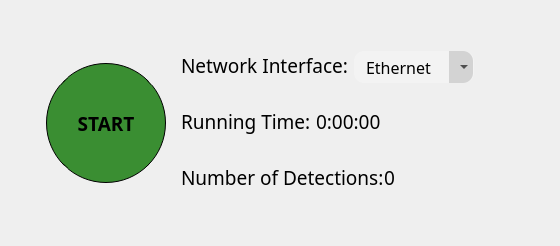
                     <widget class="QFrame" name="startHorizontalFrame">
                      <property name="styleSheet">
                       <string notr="true">#startHorizontalFrame {
   background-color: transparent;
   color: black;
}</string>
                      </property>
                      <layout class="QHBoxLayout" name="horizontalLayout_3">
                       <property name="spacing">
                        <number>15</number>
                       </property>
                       <property name="leftMargin">
                        <number>6</number>
                       </property>
                       <property name="rightMargin">
                        <number>6</number>
                       </property>
                       <property name="bottomMargin">
                        <number>10</number>
                       </property>
                       <item>
                        <spacer name="horizontalSpacer_16">
                         <property name="orientation">
                          <enum>Qt::Horizontal</enum>
                         </property>
                         <property name="sizeHint" stdset="0">
                          <size>
                           <width>40</width>
                           <height>20</height>
                          </size>
                         </property>
                        </spacer>
                       </item>
                       <item>
                        <widget class="QPushButton" name="startStopPushButton">
                         <property name="sizePolicy">
                          <sizepolicy hsizetype="Minimum" vsizetype="Fixed">
                           <horstretch>0</horstretch>
                           <verstretch>0</verstretch>
                          </sizepolicy>
                         </property>
                         <property name="minimumSize">
                          <size>
                           <width>120</width>
                           <height>120</height>
                          </size>
                         </property>
                         <property name="maximumSize">
                          <size>
                           <width>120</width>
                           <height>120</height>
                          </size>
                         </property>
                         <property name="font">
                          <font>
                           <family>Cairo</family>
                           <pointsize>14</pointsize>
                           <weight>75</weight>
                           <bold>true</bold>
                          </font>
                         </property>
                         <property name="cursor">
                          <cursorShape>PointingHandCursor</cursorShape>
                         </property>
                         <property name="toolTip">
                          <string>&lt;html&gt;&lt;head/&gt;&lt;body&gt;&lt;p&gt;Start/Stop Scanning&lt;/p&gt;&lt;/body&gt;&lt;/html&gt;</string>
                         </property>
                         <property name="styleSheet">
                          <string notr="true">#startStopPushButton {
    border-radius: 60px;
    background-color: #3A8E32;
    border: 1px solid black;
    color: black;
    font-weight: bold;
}

#startStopPushButton:hover {
     background-color: #4D9946;
}

#startStopPushButton:pressed {
     background-color: #2E7128;
}</string>
                         </property>
                         <property name="text">
                          <string>START</string>
                         </property>
                        </widget>
                       </item>
                       <item>
                        <widget class="QFrame" name="startInfoVerticalFrame">
                         <property name="styleSheet">
                          <string notr="true">#startInfoVerticalFrame {
	background-color: transparent;
	color: #f3f3f3;
}</string>
                         </property>
                         <layout class="QVBoxLayout" name="verticalLayout_5">
                          <property name="spacing">
                           <number>20</number>
                          </property>
                          <property name="leftMargin">
                           <number>0</number>
                          </property>
                          <property name="topMargin">
                           <number>0</number>
                          </property>
                          <property name="rightMargin">
                           <number>0</number>
                          </property>
                          <property name="bottomMargin">
                           <number>0</number>
                          </property>
                          <item>
                           <spacer name="verticalSpacer">
                            <property name="orientation">
                             <enum>Qt::Vertical</enum>
                            </property>
                            <property name="sizeHint" stdset="0">
                             <size>
                              <width>20</width>
                              <height>40</height>
                             </size>
                            </property>
                           </spacer>
                          </item>
                          <item>
                           <widget class="QFrame" name="networlInterfaceHorizontalFrame">
                            <property name="minimumSize">
                             <size>
                              <width>0</width>
                              <height>35</height>
                             </size>
                            </property>
                            <property name="maximumSize">
                             <size>
                              <width>500</width>
                              <height>35</height>
                             </size>
                            </property>
                            <property name="layoutDirection">
                             <enum>Qt::LeftToRight</enum>
                            </property>
                            <property name="styleSheet">
                             <string notr="true">#networlInterfaceHorizontalFrame {
	background-color: transparent;
	color: #f3f3f3;
}</string>
                            </property>
                            <layout class="QHBoxLayout" name="horizontalLayout_19">
                             <property name="spacing">
                              <number>6</number>
                             </property>
                             <property name="leftMargin">
                              <number>0</number>
                             </property>
                             <property name="topMargin">
                              <number>0</number>
                             </property>
                             <property name="rightMargin">
                              <number>0</number>
                             </property>
                             <property name="bottomMargin">
                              <number>4</number>
                             </property>
                             <item>
                              <widget class="QLabel" name="networkInterfaceLabel">
                               <property name="minimumSize">
                                <size>
                                 <width>160</width>
                                 <height>30</height>
                                </size>
                               </property>
                               <property name="maximumSize">
                                <size>
                                 <width>16777215</width>
                                 <height>30</height>
                                </size>
                               </property>
                               <property name="font">
                                <font>
                                 <family>Cairo</family>
                                 <pointsize>14</pointsize>
                                 <weight>50</weight>
                                 <bold>false</bold>
                                </font>
                               </property>
                               <property name="styleSheet">
                                <string notr="true">#networkInterfaceLabel {
	background-color: transparent;
	color: black;
}</string>
                               </property>
                               <property name="text">
                                <string>Network Interface:</string>
                               </property>
                               <property name="alignment">
                                <set>Qt::AlignLeading|Qt::AlignLeft|Qt::AlignVCenter</set>
                               </property>
                               <property name="wordWrap">
                                <bool>false</bool>
                               </property>
                               <property name="textInteractionFlags">
                                <set>Qt::LinksAccessibleByMouse|Qt::TextSelectableByMouse</set>
                               </property>
                              </widget>
                             </item>
                             <item>
                              <widget class="QFrame" name="networkInterfaceComboBoxFrame">
                               <property name="minimumSize">
                                <size>
                                 <width>120</width>
                                 <height>32</height>
                                </size>
                               </property>
                               <property name="maximumSize">
                                <size>
                                 <width>120</width>
                                 <height>32</height>
                                </size>
                               </property>
                               <property name="font">
                                <font>
                                 <family>Cairo</family>
                                 <pointsize>12</pointsize>
                                </font>
                               </property>
                               <property name="styleSheet">
                                <string notr="true">#networkInterfaceComboBoxFrame {
    background-color: #f3f3f3;
    color: black;
    border: 2px transparent; 
    border-radius: 10px;
    padding-left: 5px;
    height: 29px;
}</string>
                               </property>
                               <property name="frameShape">
                                <enum>QFrame::StyledPanel</enum>
                               </property>
                               <property name="frameShadow">
                                <enum>QFrame::Raised</enum>
                               </property>
                               <widget class="QFrame" name="networkInterfaceComboBoxFrameArrow">
                                <property name="geometry">
                                 <rect>
                                  <x>95</x>
                                  <y>0</y>
                                  <width>24</width>
                                  <height>32</height>
                                 </rect>
                                </property>
                                <property name="minimumSize">
                                 <size>
                                  <width>24</width>
                                  <height>32</height>
                                 </size>
                                </property>
                                <property name="maximumSize">
                                 <size>
                                  <width>22</width>
                                  <height>32</height>
                                 </size>
                                </property>
                                <property name="font">
                                 <font>
                                  <family>Cairo</family>
                                  <pointsize>12</pointsize>
                                 </font>
                                </property>
                                <property name="styleSheet">
                                 <string notr="true">#networkInterfaceComboBoxFrameArrow {
    background-color: lightgray;
    color: black;
    border-top-right-radius: 10px;
    border-bottom-right-radius: 10px;
    padding-left: 10px;
}</string>
                                </property>
                                <property name="frameShape">
                                 <enum>QFrame::StyledPanel</enum>
                                </property>
                                <property name="frameShadow">
                                 <enum>QFrame::Raised</enum>
                                </property>
                               </widget>
                               <widget class="QComboBox" name="networkInterfaceComboBox">
                                <property name="geometry">
                                 <rect>
                                  <x>0</x>
                                  <y>0</y>
                                  <width>120</width>
                                  <height>32</height>
                                 </rect>
                                </property>
                                <property name="minimumSize">
                                 <size>
                                  <width>120</width>
                                  <height>32</height>
                                 </size>
                                </property>
                                <property name="maximumSize">
                                 <size>
                                  <width>120</width>
                                  <height>32</height>
                                 </size>
                                </property>
                                <property name="font">
                                 <font>
                                  <family>Cairo</family>
                                  <pointsize>12</pointsize>
                                 </font>
                                </property>
                                <property name="cursor">
                                 <cursorShape>PointingHandCursor</cursorShape>
                                </property>
                                <property name="toolTip">
                                 <string>&lt;html&gt;&lt;head/&gt;&lt;body&gt;&lt;p&gt;Choose your network interface&lt;/p&gt;&lt;/body&gt;&lt;/html&gt;</string>
                                </property>
                                <property name="styleSheet">
                                 <string notr="true">#networkInterfaceComboBox {
    background-color: transparent;
    border-radius: 10px;
    border-style: outset;
    border-width: 2px;
    border-color: transparent;	
    padding: 4px;
	padding-left: 10px;
    color: black;
}

#networkInterfaceComboBox QAbstractItemView {
    background-color:  rgb(245,245,245);
    selection-background-color: rgb(95, 97, 109);
    color: rgb(0, 0, 0);    
    padding: 10px;
    /*background-radius: 10px;
    border-radius: 10px;*/
    padding-left: 5px;
    padding-right: 5px;
}

#networkInterfaceComboBox QListView{
    outline: 0px;
}</string>
                                </property>
                                <item>
                                 <property name="text">
                                  <string>Ethernet</string>
                                 </property>
                                </item>
                                <item>
                                 <property name="text">
                                  <string>Wi-Fi</string>
                                 </property>
                                </item>
                                <item>
                                 <property name="text">
                                  <string>eth0</string>
                                 </property>
                                </item>
                                <item>
                                 <property name="text">
                                  <string>wlan0</string>
                                 </property>
                                </item>
                               </widget>
                              </widget>
                             </item>
                             <item>
                              <spacer name="horizontalSpacer_13">
                               <property name="orientation">
                                <enum>Qt::Horizontal</enum>
                               </property>
                               <property name="sizeHint" stdset="0">
                                <size>
                                 <width>40</width>
                                 <height>20</height>
                                </size>
                               </property>
                              </spacer>
                             </item>
                            </layout>
                           </widget>
                          </item>
                          <item>
                           <widget class="QFrame" name="runningTimeHorizontalFrame">
                            <property name="minimumSize">
                             <size>
                              <width>0</width>
                              <height>35</height>
                             </size>
                            </property>
                            <property name="maximumSize">
                             <size>
                              <width>500</width>
                              <height>35</height>
                             </size>
                            </property>
                            <property name="layoutDirection">
                             <enum>Qt::LeftToRight</enum>
                            </property>
                            <property name="styleSheet">
                             <string notr="true">#runningTimeHorizontalFrame {
	background-color: transparent;
	color: #f3f3f3;
}</string>
                            </property>
                            <layout class="QHBoxLayout" name="horizontalLayout_4">
                             <property name="spacing">
                              <number>0</number>
                             </property>
                             <property name="leftMargin">
                              <number>0</number>
                             </property>
                             <property name="topMargin">
                              <number>0</number>
                             </property>
                             <property name="rightMargin">
                              <number>0</number>
                             </property>
                             <property name="bottomMargin">
                              <number>3</number>
                             </property>
                             <item>
                              <widget class="QLabel" name="runningTimeLabel">
                               <property name="minimumSize">
                                <size>
                                 <width>135</width>
                                 <height>30</height>
                                </size>
                               </property>
                               <property name="maximumSize">
                                <size>
                                 <width>16777215</width>
                                 <height>30</height>
                                </size>
                               </property>
                               <property name="font">
                                <font>
                                 <family>Cairo</family>
                                 <pointsize>14</pointsize>
                                 <weight>50</weight>
                                 <bold>false</bold>
                                </font>
                               </property>
                               <property name="styleSheet">
                                <string notr="true">#runningTimeLabel {
	background-color: transparent;
	color: black;
}</string>
                               </property>
                               <property name="text">
                                <string>Running Time:</string>
                               </property>
                               <property name="alignment">
                                <set>Qt::AlignLeading|Qt::AlignLeft|Qt::AlignVCenter</set>
                               </property>
                               <property name="wordWrap">
                                <bool>false</bool>
                               </property>
                               <property name="textInteractionFlags">
                                <set>Qt::LinksAccessibleByMouse|Qt::TextSelectableByMouse</set>
                               </property>
                              </widget>
                             </item>
                             <item>
                              <widget class="QLabel" name="runningTimeCounter">
                               <property name="minimumSize">
                                <size>
                                 <width>120</width>
                                 <height>30</height>
                                </size>
                               </property>
                               <property name="maximumSize">
                                <size>
                                 <width>120</width>
                                 <height>30</height>
                                </size>
                               </property>
                               <property name="font">
                                <font>
                                 <family>Cairo</family>
                                 <pointsize>14</pointsize>
                                 <weight>50</weight>
                                 <bold>false</bold>
                                </font>
                               </property>
                               <property name="toolTip">
                                <string>&lt;html&gt;&lt;head/&gt;&lt;body&gt;&lt;p&gt;Elapsed time since scan started&lt;/p&gt;&lt;/body&gt;&lt;/html&gt;</string>
                               </property>
                               <property name="styleSheet">
                                <string notr="true">#runningTimeCounter {
	background-color: transparent;
	color: black;
}</string>
                               </property>
                               <property name="text">
                                <string>0:00:00</string>
                               </property>
                               <property name="alignment">
                                <set>Qt::AlignLeading|Qt::AlignLeft|Qt::AlignVCenter</set>
                               </property>
                               <property name="wordWrap">
                                <bool>false</bool>
                               </property>
                               <property name="textInteractionFlags">
                                <set>Qt::LinksAccessibleByMouse|Qt::TextSelectableByMouse</set>
                               </property>
                              </widget>
                             </item>
                             <item>
                              <spacer name="horizontalSpacer_2">
                               <property name="orientation">
                                <enum>Qt::Horizontal</enum>
                               </property>
                               <property name="sizeHint" stdset="0">
                                <size>
                                 <width>40</width>
                                 <height>20</height>
                                </size>
                               </property>
                              </spacer>
                             </item>
                            </layout>
                           </widget>
                          </item>
                          <item>
                           <widget class="QFrame" name="numberOfDetectionsHorizontalFrame">
                            <property name="minimumSize">
                             <size>
                              <width>0</width>
                              <height>35</height>
                             </size>
                            </property>
                            <property name="maximumSize">
                             <size>
                              <width>500</width>
                              <height>35</height>
                             </size>
                            </property>
                            <property name="styleSheet">
                             <string notr="true">#numberOfDetectionsHorizontalFrame {
	background-color: transparent;
	color: #f3f3f3;
}</string>
                            </property>
                            <layout class="QHBoxLayout" name="horizontalLayout_5">
                             <property name="spacing">
                              <number>0</number>
                             </property>
                             <property name="leftMargin">
                              <number>0</number>
                             </property>
                             <property name="topMargin">
                              <number>0</number>
                             </property>
                             <property name="rightMargin">
                              <number>0</number>
                             </property>
                             <property name="bottomMargin">
                              <number>0</number>
                             </property>
                             <item>
                              <widget class="QLabel" name="numberOfDetectionsLabel">
                               <property name="minimumSize">
                                <size>
                                 <width>190</width>
                                 <height>30</height>
                                </size>
                               </property>
                               <property name="maximumSize">
                                <size>
                                 <width>16777215</width>
                                 <height>30</height>
                                </size>
                               </property>
                               <property name="font">
                                <font>
                                 <family>Cairo</family>
                                 <pointsize>14</pointsize>
                                 <weight>50</weight>
                                 <bold>false</bold>
                                </font>
                               </property>
                               <property name="styleSheet">
                                <string notr="true">#numberOfDetectionsLabel {
	background-color: transparent;
	color: black;
}</string>
                               </property>
                               <property name="text">
                                <string>Number of Detections:</string>
                               </property>
                               <property name="alignment">
                                <set>Qt::AlignLeading|Qt::AlignLeft|Qt::AlignVCenter</set>
                               </property>
                               <property name="wordWrap">
                                <bool>false</bool>
                               </property>
                               <property name="textInteractionFlags">
                                <set>Qt::LinksAccessibleByMouse|Qt::TextSelectableByMouse</set>
                               </property>
                              </widget>
                             </item>
                             <item>
                              <widget class="QLabel" name="numberOfDetectionsCounter">
                               <property name="minimumSize">
                                <size>
                                 <width>60</width>
                                 <height>30</height>
                                </size>
                               </property>
                               <property name="maximumSize">
                                <size>
                                 <width>60</width>
                                 <height>30</height>
                                </size>
                               </property>
                               <property name="font">
                                <font>
                                 <family>Cairo</family>
                                 <pointsize>14</pointsize>
                                 <weight>50</weight>
                                 <bold>false</bold>
                                </font>
                               </property>
                               <property name="toolTip">
                                <string>&lt;html&gt;&lt;head/&gt;&lt;body&gt;&lt;p&gt;Number of detected attacks&lt;/p&gt;&lt;/body&gt;&lt;/html&gt;</string>
                               </property>
                               <property name="styleSheet">
                                <string notr="true">#numberOfDetectionsCounter {
	background-color: transparent;
	color: black;
}</string>
                               </property>
                               <property name="text">
                                <string>0</string>
                               </property>
                               <property name="alignment">
                                <set>Qt::AlignLeading|Qt::AlignLeft|Qt::AlignVCenter</set>
                               </property>
                               <property name="wordWrap">
                                <bool>false</bool>
                               </property>
                               <property name="textInteractionFlags">
                                <set>Qt::LinksAccessibleByMouse|Qt::TextSelectableByMouse</set>
                               </property>
                              </widget>
                             </item>
                             <item>
                              <spacer name="horizontalSpacer_3">
                               <property name="orientation">
                                <enum>Qt::Horizontal</enum>
                               </property>
                               <property name="sizeHint" stdset="0">
                                <size>
                                 <width>40</width>
                                 <height>20</height>
                                </size>
                               </property>
                              </spacer>
                             </item>
                            </layout>
                           </widget>
                          </item>
                          <item>
                           <spacer name="verticalSpacer_3">
                            <property name="orientation">
                             <enum>Qt::Vertical</enum>
                            </property>
                            <property name="sizeHint" stdset="0">
                             <size>
                              <width>20</width>
                              <height>40</height>
                             </size>
                            </property>
                           </spacer>
                          </item>
                         </layout>
                        </widget>
                       </item>
                       <item>
                        <spacer name="horizontalSpacer_17">
                         <property name="orientation">
                          <enum>Qt::Horizontal</enum>
                         </property>
                         <property name="sizeHint" stdset="0">
                          <size>
                           <width>40</width>
                           <height>20</height>
                          </size>
                         </property>
                        </spacer>
                       </item>
                      </layout>
                     </widget>
